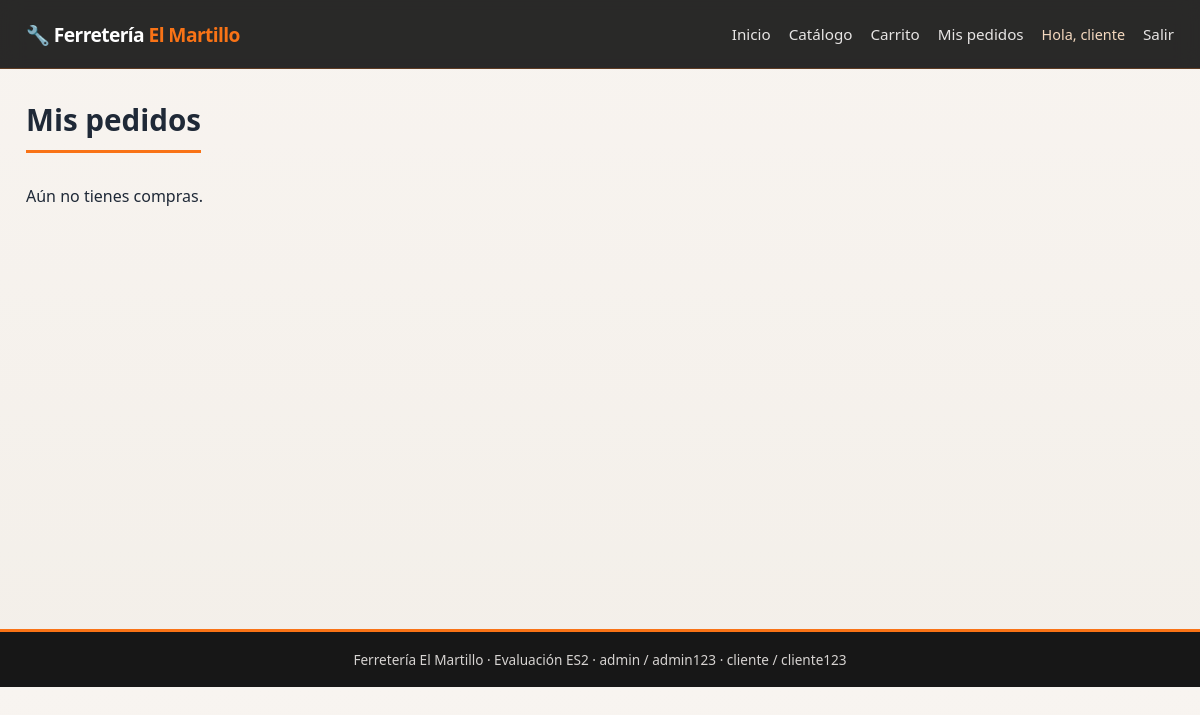
The page /mis-pedidos/ (signed in) on the database as committed earlier.
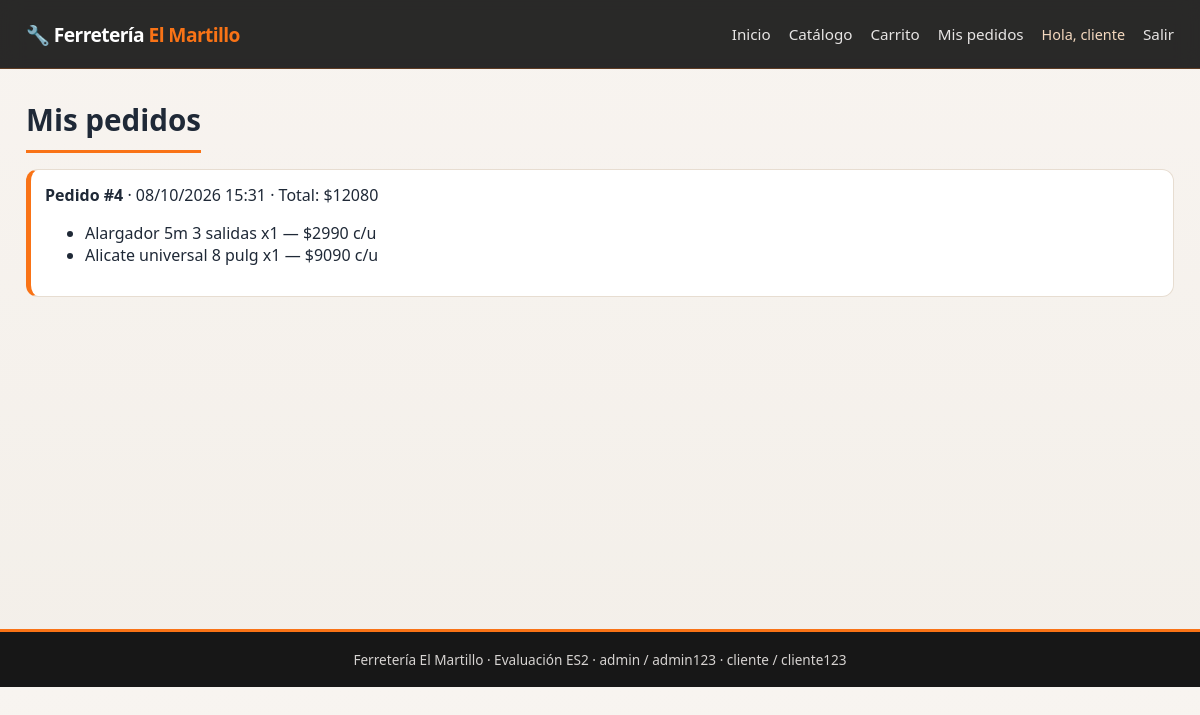
The same page on the database as committed later.
### productos/models.py (models this page shows, shortened)
class Pedido(models.Model):
    usuario = models.ForeignKey(User, on_delete=models.CASCADE, related_name="pedidos")
    fecha = models.DateTimeField(auto_now_add=True)
    total = models.PositiveIntegerField(default=0)
    class Meta:
        ordering = ["-fecha"]

class DetallePedido(models.Model):
    pedido = models.ForeignKey(Pedido, on_delete=models.CASCADE, related_name="detalles")
    producto = models.ForeignKey(Producto, on_delete=models.SET_NULL, null=True)
    nombre_producto = models.CharField(max_length=120, default="")
    cantidad = models.PositiveIntegerField(default=1)
    precio_unitario = models.PositiveIntegerField(default=0)

### productos/views.py (the view)
# urls.py: path("mis-pedidos/", views.mis_pedidos, name="mis_pedidos"),
@login_required
def mis_pedidos(request):
    pedidos = request.user.pedidos.prefetch_related("detalles").all()
    _, _, cart_count = _cart_detalle(_get_cart(request))
    return render(request, "mis_pedidos.html", {"pedidos": pedidos, "cart_count": cart_count})

### productos/views.py (called while the page is built, shortened)
def _get_cart(request):
    return request.session.get("carrito", {})

def _cart_detalle(cart):
    items = []
    total = 0
    count = 0
    if not cart:
        return items, total, count

### templates/mis_pedidos.html (shortened to what this page needs)
{% extends "base.html" %}
{% block content %}
<h1>Mis pedidos</h1>
{% for ped in pedidos %}
  <div class="order">
    <strong>Pedido #{{ ped.id }}</strong> · {{ ped.fecha|date:"d/m/Y H:i" }} · Total: ${{ ped.total }}
    <ul>
      {% for d in ped.detalles.all %}
        <li>{{ d.nombre_producto }} x{{ d.cantidad }} — ${{ d.precio_unitario }} c/u</li>
      {% endfor %}
    </ul>
  </div>
{% empty %}
  <p>Aún no tienes compras.</p>
{% endfor %}
{% endblock %}

### templates/base.html (shortened to what this page needs)
<!DOCTYPE html>
<html lang="es">
<head>
{% load static %}
<link rel="stylesheet" href="{% static 'css/style.css' %}">
</head>
<body>
<header class="top">
  <div class="wrap top-inner">
    <a class="logo" href="{% url 'inicio' %}">🔧 Ferretería <span>El Martillo</span></a>
    <nav class="nav">
      <a href="{% url 'inicio' %}">Inicio</a>
      <a href="{% url 'tienda' %}">Catálogo</a>
      <a href="{% url 'carrito' %}">Carrito{% if cart_count %} ({{ cart_count }}){% endif %}</a>
      {% if user.is_authenticated %}
        {% if user.is_staff %}
          <a href="{% url 'panel_admin' %}">Panel</a>
        {% else %}
          <a href="{% url 'mis_pedidos' %}">Mis pedidos</a>
        {% endif %}
        <span class="user">Hola, {{ user.username }}</span>
        <a href="{% url 'logout' %}">Salir</a>
      {% else %}
        <a href="{% url 'login' %}">Ingresar</a>
        <a class="btn-small" href="{% url 'registro' %}">Registrarse</a>
      {% endif %}
    </nav>
  </div>
</header>
<main class="wrap">
  {% block content %}{% endblock %}
</main>
<footer class="foot"><div class="wrap">Ferretería El Martillo · Evaluación ES2 · admin / admin123 · cliente / cliente123</div></footer>
</body>
</html>

### static/css/style.css (style rules this page uses)
:root { --bg: #f4efe9; --bg-strong: #f9f5f1; --card: #fffdfb; --ink: #1f2937; --muted: #6b7280; --line: #e7ddd1; --acc: #f97316; --acc-dark: #c2410c; --acc-soft: #fff3e8; --hdr: #171717; --shadow: rgba(31, 41, 55, 0.12); }
* { box-sizing: border-box; }
html { scroll-behavior: smooth; }
body { margin: 0; font-family: "Segoe UI", Inter, system-ui, sans-serif; background: linear-gradient(180deg, #f8f4f0 0%, #f3efe9 100%); color: var(--ink); }
.wrap { max-width: 1180px; margin: 0 auto; padding: 0 16px; }
.top { background: rgba(23, 23, 23, 0.92); color: #fff; position: sticky; top: 0; z-index: 100; backdrop-filter: blur(10px); border-bottom: 1px solid rgba(249, 115, 22, 0.25); }
.top-inner { display: flex; justify-content: space-between; align-items: center; min-height: 68px; }
.logo { font-weight: 800; text-decoration: none; color: #fff; font-size: 1.2rem; letter-spacing: -0.03em; }
.logo span { color: var(--acc); }
.nav { display: flex; align-items: center; flex-wrap: wrap; gap: 10px 18px; }
.nav a { text-decoration: none; color: #e7e5e4; font-size: .95rem; transition: color .2s ease; }
.user { color: #f5d9bf; font-size: .9rem; }
main.wrap { padding-top: 30px; padding-bottom: 52px; min-height: 70vh; }
h1 { font-size: 1.85rem; margin: 0 0 16px; padding-bottom: 10px; border-bottom: 3px solid var(--acc); display: inline-block; }
.order { background: #fff; border: 1px solid var(--line); border-left: 5px solid var(--acc); border-radius: 12px; padding: 14px; margin-bottom: 12px; }
.foot { background: var(--hdr); color: #d6d3d1; border-top: 3px solid var(--acc); padding: 18px 0; font-size: .85rem; text-align: center; }

Rows that differ between the two databases and show on the page:
added Pedido: id "4", fecha "08/10/2026 15:31", total "12080"
added DetallePedido: nombre_producto "Alargador 5m 3 salidas", cantidad "1", precio_unitario "2990"
added DetallePedido: nombre_producto "Alicate universal 8 pulg", cantidad "1", precio_unitario "9090"
Other text that changed with them:
text no longer shown: "Aún no tienes compras."
